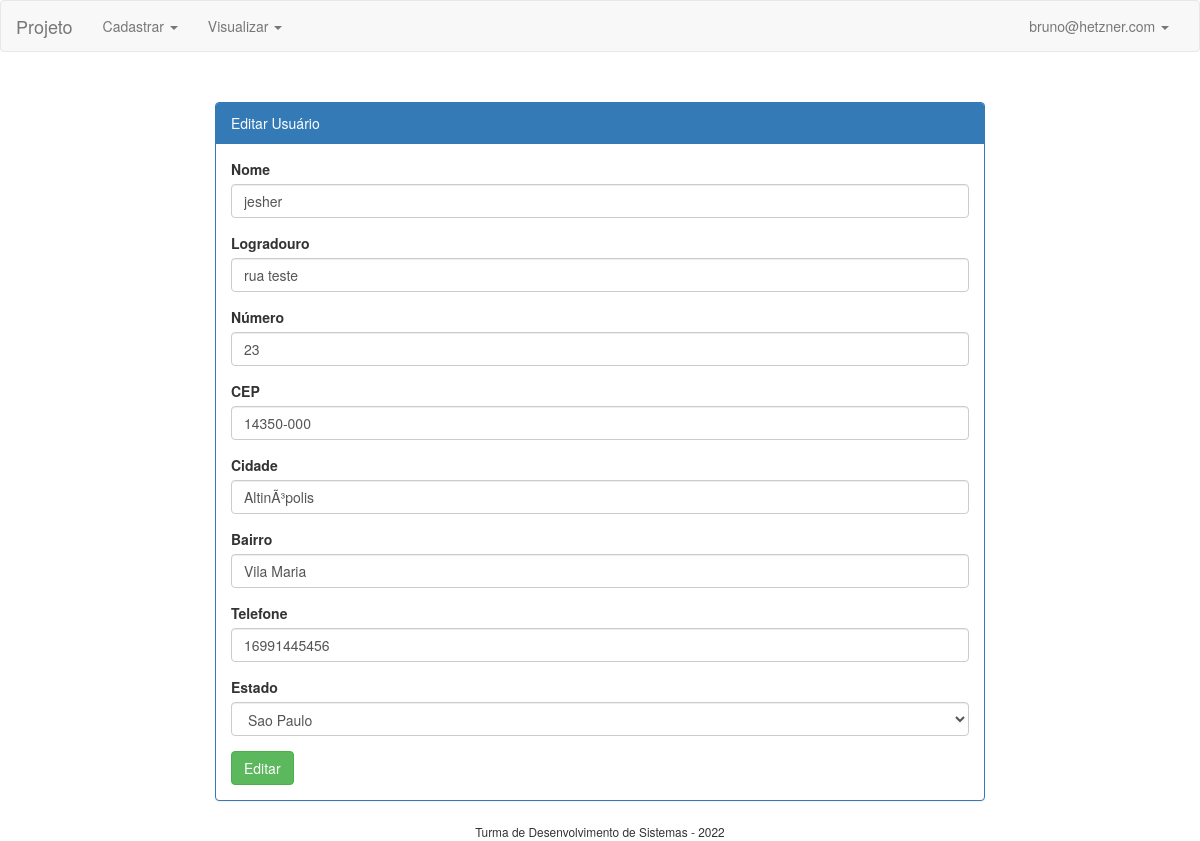
Page /editarCliente.php?id=1 (signed in) on the committed database.
### tables this page shows
CREATE TABLE IF NOT EXISTS `clientes` (
  `id_cliente` int(11) NOT NULL AUTO_INCREMENT,
  `nome` varchar(150) NOT NULL,
  `logradouro` varchar(250) NOT NULL,
  `numero` int(11) NOT NULL,
  `cep` varchar(15) NOT NULL,
  `cidade` varchar(50) NOT NULL,
  `bairro` varchar(150) NOT NULL,
  `telefone` varchar(30) NOT NULL,
  `estado` varchar(100) NOT NULL,
  PRIMARY KEY (`id_cliente`)
);

### editarCliente.php (the view, shortened to what this page needs)
<?php
include('config/config.php');
$id_cliente = $_GET['id'];
$sql = "SELECT * FROM clientes WHERE id_cliente = :id_cliente";
$consulta = $PDO->prepare($sql);
$consulta->bindParam(':id_cliente', $id_cliente);
$result = $consulta->execute();
$rows = $consulta->fetch(PDO::FETCH_ASSOC);
$nome           = $rows['nome'];
$logradouro     = $rows['logradouro'];
$numero         = $rows['numero'];
$cep            = $rows['cep'];
$cidade         = $rows['cidade'];
$bairro         = $rows['bairro'];
$telefone       = $rows['telefone'];
$estado         = $rows['estado'];
?>
<!DOCTYPE html>
<html lang="pt-br">
  <head>
    <?php include('include/header.php'); ?>
  </head>
  <body>
    <div class="container-fluid">
        <?php include('include/navbar.php'); ?>
        <div class="row formulario-login">
            <div class="col-md-offset-2 col-md-8">
                <div class="panel panel-primary">
                    <div class="panel-heading">Editar Usuário</div>
                    <div class="panel-body">
                        <form method="POST" action="include/editarCliente.php">
                            <div class="form-group">
                                <label>Nome</label>
                                <input type="text" class="form-control" id="nome" name="nome" placeholder="nome" value="<?= $nome ?>">
                            </div>
                            <div class="form-group">
                                <label>Logradouro</label>
                                <input type="text" class="form-control" id="logradouro" name="logradouro" placeholder="logradouro" value="<?= $logradouro ?>">
                            </div>
                            <div class="form-group">
                                <label>Número</label>
                                <input type="text" class="form-control" id="numero" name="numero" placeholder="numero" value="<?= $numero ?>">
                            </div>
                            <div class="form-group">
                                <label>CEP</label>
                                <input type="text" class="form-control" id="cep" name="cep" placeholder="cep" value="<?= $cep ?>">
                            </div>
                            <div class="form-group">
                                <label>Cidade</label>
                                <input type="text" class="form-control" id="cidade" name="cidade" placeholder="cidade" value="<?= $cidade ?>">
                            </div>
                            <div class="form-group">
                                <label>Bairro</label>
                                <input type="text" class="form-control" id="bairro" name="bairro" placeholder="bairro" value="<?= $bairro ?>">
                            </div>
                            <div class="form-group">
                                <label>Telefone</label>
                                <input type="text" class="form-control" id="telefone" name="telefone" placeholder="telefone" value="<?= $telefone ?>">
                            </div>
                            <div class="form-group">
                                <label>Estado</label>
                                <select class="form-control" name="estado" id="estado" value="<?= $estado ?>">>
                                  <option value="Sao Paulo">Sao Paulo</option>
                                </select>
                            </div>
                            <button type="submit" class="btn btn-success">Editar</button>
                        </form>
                    </div>
                </div>
            </div>
        </div>
        <?php include('include/footer.php'); ?>
    </div>
  </body>
</html>

### css/estilo.css (style rules this page uses)
.formulario-login { padding-top: 30px; }

### rows in the picture
clientes: nome "jesher", logradouro "rua teste", numero "23", cep "14350-000", cidade "AltinÃ³polis", bairro "Vila Maria", telefone "16991445456", estado "Sao Paulo"

### other values in the picture
$email "bruno@hetzner.com"
